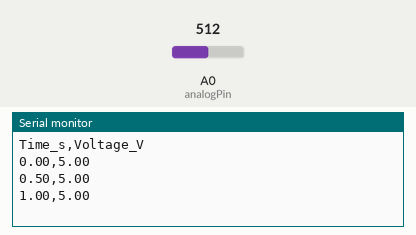
This sketch was run on a simulated Arduino Uno, built with avr-gcc and run on an emulated ATmega328P. Shown: the last lines printed to the serial monitor. Inputs (shaded band) come from the test bench; at power-on: A0 (analogPin) = 512.

Above: at 1.3 s.
1.4 s: A0 (analogPin) set to 716
At 1.9 s:
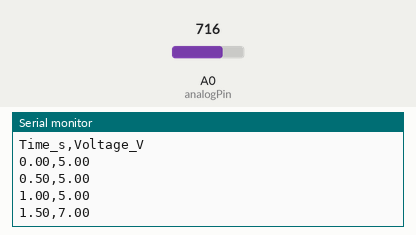
2.9 s: A0 (analogPin) set to 900
At 3.4 s:
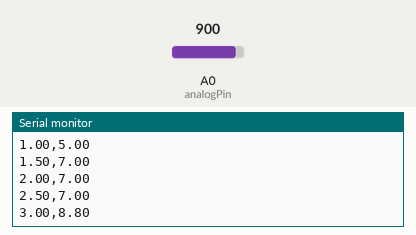
Timing chart, 0 to 5.9 s (numbered marks = the images above; inputs shaded):
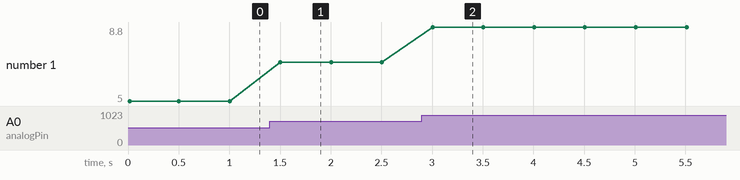

The sketch:

voltage_sensor_char_test.ino
```cpp
// Supercapacitor P.D. Logging

const int analogPin = A0;
float Time_s = 0;

void setup() {
  Serial.begin(9600);

  // CSV header
  Serial.println("Time_s,Voltage_V");
}

void loop() {

  // Read A0 pin
  int raw = analogRead(analogPin);

  // Convert ADC to accurate V
  float v_adc = (raw * 5.0) / 1023.0; // ADC value to actual voltage
  float v_cap = v_adc * 2.0;  // account for 10k/10k voltage divider and multiply by 2

  // CSV output
  Serial.print(Time_s);
  Serial.print(",");
  Serial.println(v_cap);

  Time_s += 0.5;   // increase by 0.5s

  delay(500);  // sample every 500 ms
}
```

Measured:
- after the input at 1.4 s, the serial monitor: prints a new line after 0.10 s (image 1)
- after the input at 2.9 s, the serial monitor: prints a new line after 0.11 s (image 2)
- plotted number 1: 5 → 7 after the input at 1.4 s, 7 → 8.8 after the input at 2.9 s
